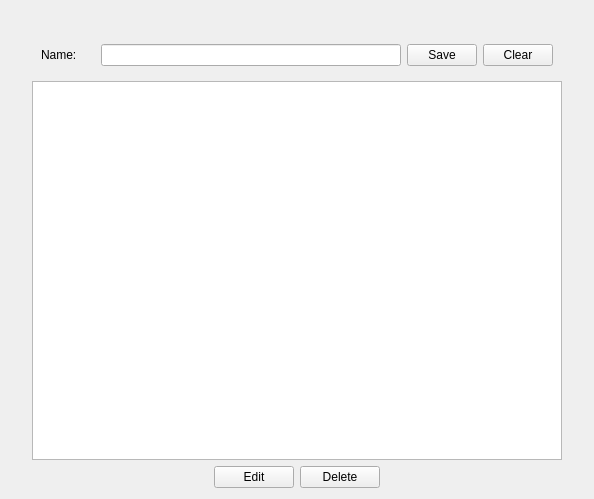
<?xml version="1.0" encoding="UTF-8"?>
<ui version="4.0">
 <class>ManageCarrier</class>
 <widget class="QWidget" name="ManageCarrier">
  <property name="geometry">
   <rect>
    <x>0</x>
    <y>0</y>
    <width>594</width>
    <height>499</height>
   </rect>
  </property>
  <property name="windowTitle">
   <string>Form</string>
  </property>
  <layout class="QGridLayout" name="gridLayout">
   <item row="0" column="0">
    <widget class="QFrame" name="frame">
     <property name="maximumSize">
      <size>
       <width>530</width>
       <height>16777215</height>
      </size>
     </property>
     <property name="frameShape">
      <enum>QFrame::NoFrame</enum>
     </property>
     <property name="frameShadow">
      <enum>QFrame::Raised</enum>
     </property>
     <layout class="QVBoxLayout" name="verticalLayout">
      <property name="leftMargin">
       <number>0</number>
      </property>
      <property name="topMargin">
       <number>0</number>
      </property>
      <property name="rightMargin">
       <number>0</number>
      </property>
      <property name="bottomMargin">
       <number>0</number>
      </property>
      <item>
       <widget class="QWidget" name="formWidget" native="true">
        <property name="maximumSize">
         <size>
          <width>16777215</width>
          <height>170</height>
         </size>
        </property>
        <layout class="QGridLayout" name="gridLayout_2">
         <item row="0" column="1">
          <widget class="QLabel" name="lbl_id">
           <property name="font">
            <font>
             <pointsize>12</pointsize>
             <weight>75</weight>
             <bold>true</bold>
            </font>
           </property>
           <property name="text">
            <string/>
           </property>
          </widget>
         </item>
         <item row="1" column="0">
          <widget class="QLabel" name="label">
           <property name="text">
            <string>Name:</string>
           </property>
          </widget>
         </item>
         <item row="1" column="1">
          <widget class="QLineEdit" name="name">
           <property name="maximumSize">
            <size>
             <width>300</width>
             <height>16777215</height>
            </size>
           </property>
          </widget>
         </item>
         <item row="1" column="2">
          <widget class="QPushButton" name="save_btn">
           <property name="maximumSize">
            <size>
             <width>70</width>
             <height>16777215</height>
            </size>
           </property>
           <property name="text">
            <string>Save</string>
           </property>
          </widget>
         </item>
         <item row="1" column="3">
          <widget class="QPushButton" name="clear_btn">
           <property name="maximumSize">
            <size>
             <width>70</width>
             <height>16777215</height>
            </size>
           </property>
           <property name="text">
            <string>Clear</string>
           </property>
          </widget>
         </item>
        </layout>
       </widget>
      </item>
      <item>
       <widget class="QTableWidget" name="detailtable">
        <property name="editTriggers">
         <set>QAbstractItemView::NoEditTriggers</set>
        </property>
        <property name="selectionMode">
         <enum>QAbstractItemView::SingleSelection</enum>
        </property>
        <property name="selectionBehavior">
         <enum>QAbstractItemView::SelectRows</enum>
        </property>
       </widget>
      </item>
      <item>
       <widget class="QWidget" name="widget" native="true">
        <layout class="QHBoxLayout" name="horizontalLayout_4">
         <property name="leftMargin">
          <number>0</number>
         </property>
         <property name="topMargin">
          <number>0</number>
         </property>
         <property name="rightMargin">
          <number>0</number>
         </property>
         <property name="bottomMargin">
          <number>0</number>
         </property>
         <item>
          <spacer name="horizontalSpacer">
           <property name="orientation">
            <enum>Qt::Horizontal</enum>
           </property>
           <property name="sizeHint" stdset="0">
            <size>
             <width>178</width>
             <height>20</height>
            </size>
           </property>
          </spacer>
         </item>
         <item>
          <widget class="QPushButton" name="edit_btn">
           <property name="text">
            <string>Edit</string>
           </property>
          </widget>
         </item>
         <item>
          <widget class="QPushButton" name="delete_btn">
           <property name="text">
            <string>Delete</string>
           </property>
          </widget>
         </item>
         <item>
          <spacer name="horizontalSpacer_2">
           <property name="orientation">
            <enum>Qt::Horizontal</enum>
           </property>
           <property name="sizeHint" stdset="0">
            <size>
             <width>178</width>
             <height>20</height>
            </size>
           </property>
          </spacer>
         </item>
        </layout>
       </widget>
      </item>
     </layout>
    </widget>
   </item>
  </layout>
 </widget>
 <resources/>
 <connections/>
</ui>
